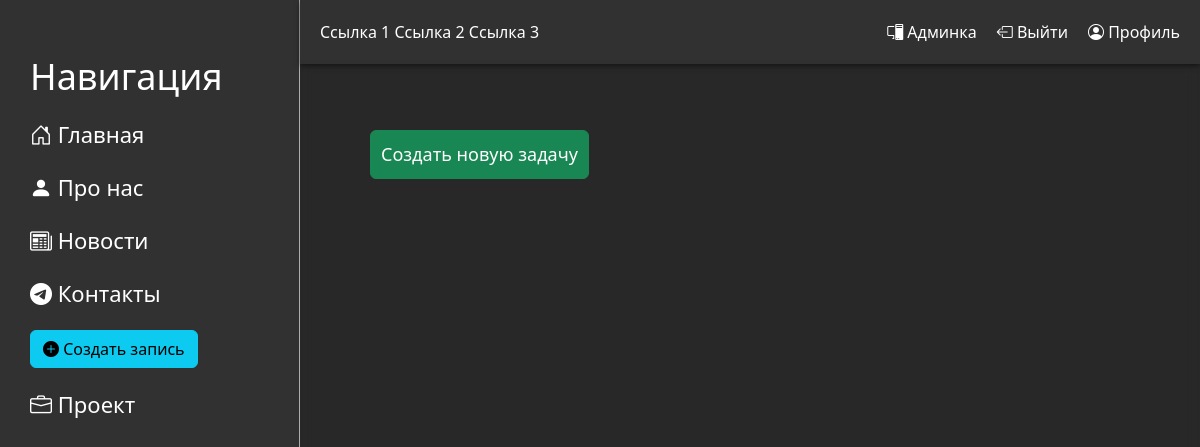
Page /management/ (signed in) on the earlier database version.
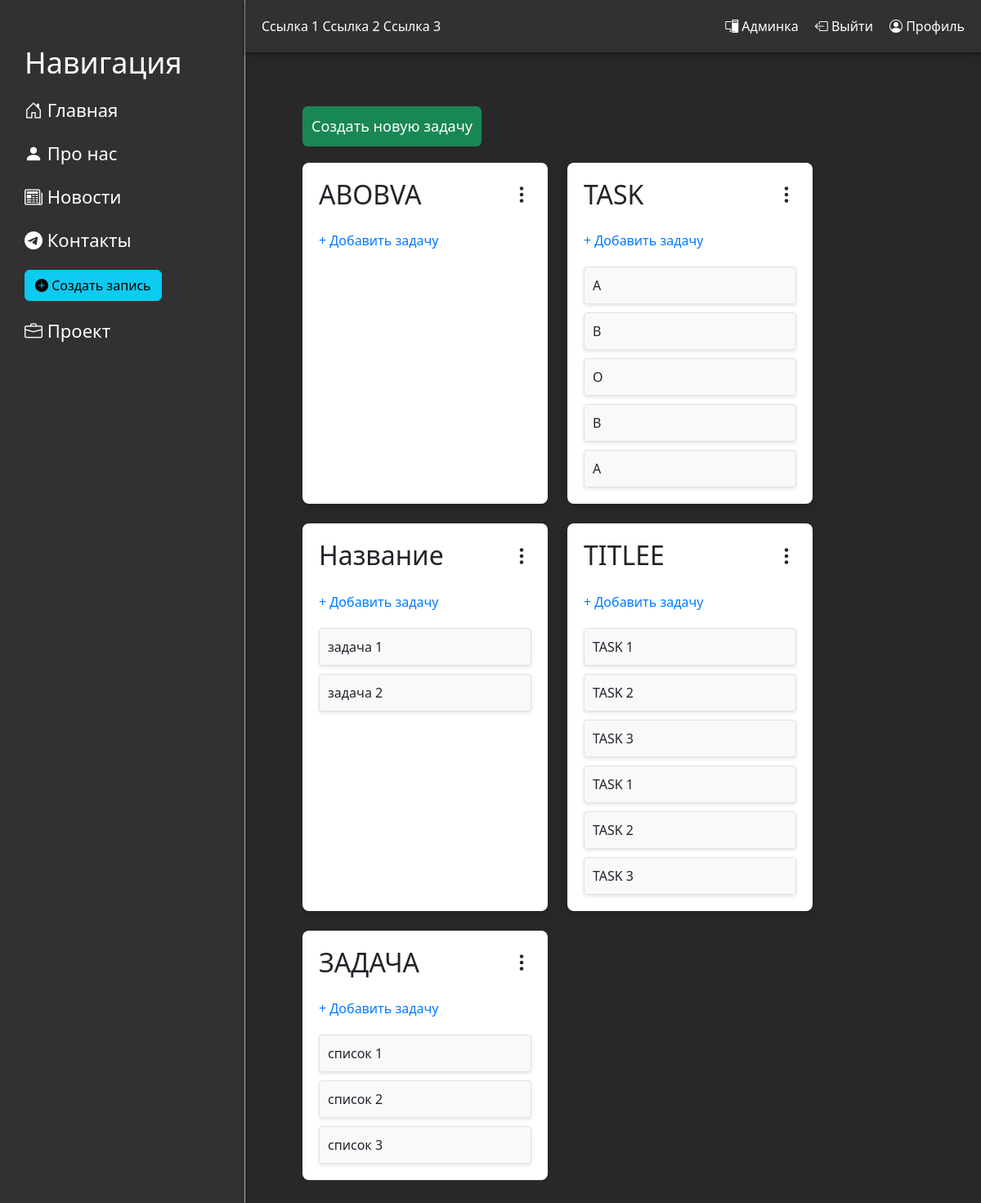
Same page on the later database version.
### management/models.py (models this page shows, shortened)
class Task(models.Model):
    user = models.ForeignKey(settings.AUTH_USER_MODEL, on_delete=models.CASCADE, related_name='tasks')
    title = models.CharField(max_length=255, verbose_name='Название задачи')
    description = models.TextField(verbose_name='Описание задачи', blank=True, null=True)
    created_at = models.DateTimeField(auto_now_add=True, verbose_name='Дата создания')
    tasks = models.TextField(verbose_name='Список задач', blank=True, null=True)
    class Meta:
        verbose_name = 'Задача'
        verbose_name_plural = 'Задачи'
    def get_tasks(self):
        if self.tasks:
            try:
                return json.loads(self.tasks)
            except json.JSONDecodeError:
                return []
        return []

### management/views.py (the view)
# urls.py: path('', views.main_management, name="main_management"),
@login_required
def main_management(request):
    tasks = Task.objects.filter(user=request.user)
    context = {
        'title': 'Management',
        'tasks': tasks,
    }
    return render(request, 'management/main_management.html', context)

### management/templates/management/main_management.html (shortened to what this page needs)
{% extends 'main/layout.html' %}
{% load static %}
{% block content %}
<div class="management-container">
    <div class="controls">
        <button class="btn btn-success" type="button" onclick="createNewColumn()">Создать новую задачу</button>
    </div>
    <div class="columns-wrapper">
        <div class="columns-container">
            {% for task in tasks %}
            <div class="column-wrapper">
                <div class="column" data-task-id="{{ task.id }}">
                    <div class="task-header">
                        <h2 ondblclick="renameColumnInline(this)">{{ task.title }}</h2>
                        <div class="dropdown">
                            <i class="bi bi-three-dots-vertical" onclick="toggleMenu(this)"></i>
                        </div>
                    </div>
                    <span class="add-task" onclick="addTask(this)">+ Добавить задачу</span>
                    <div class="task-list">
                        {% for sub_task in task.get_tasks %}
                        <div class="task" contentEditable="true" onfocus="storePreviousValue(this)" onblur="checkIfEmpty(this, 'Описание задачи')">
                            {{ sub_task }}
                        </div>
                        {% endfor %}
                    </div>
                </div>
            </div>
            {% endfor %}
        </div>
    </div>
</div>
{% endblock %}

### main/templates/main/layout.html (shortened to what this page needs)
{% load static %}
<!DOCTYPE html>
<html lang="ru">
<head>
    <link rel="stylesheet" href="https://cdn.jsdelivr.net/npm/bootstrap@5.3.2/dist/css/bootstrap.min.css">
    <link rel="stylesheet" href="{% static 'main/css/main.css' %}">
    <link rel="stylesheet" href="https://use.fontawesome.com/releases/v5.15/css/all.css">
    <link rel="stylesheet" href="https://cdn.jsdelivr.net/npm/bootstrap-icons@1.11.1/font/bootstrap-icons.css">
</head>
<body>
    <aside>
        <h3>Навигация</h3>
        <ul>
            <a href="{% url 'main:home' %}"><li><i class="bi bi-house-door"></i> Главная</li></a>
            <a href="{% url 'main:about' %}"><li><i class="bi bi-person-fill"></i> Про нас</li></a>
            {% if user.is_admin or user.is_staff %}
                <a href="{% url 'news:news_home' %}"><li><i class="bi bi-newspaper"></i> Новости</li></a>
                <a href="#"><li><i class="bi bi-telegram"></i> Контакты</li></a>
                <a href="{% url 'news:create' %}"><li><button class="btn btn-info"><i class="bi bi-plus-circle-fill"></i> Создать запись </button></li></a>
            {% endif %}
            <a href="{% url 'management:main_management' %}"><li><i class="bi bi-briefcase"></i> Проект</li></a>
        </ul>
    </aside>
    <header class="header">
        <div class="header-content">
            <div class="other">
                <nav>
                    <a href="#">Ссылка 1</a>
                    <a href="#">Ссылка 2</a>
                    <a href="#">Ссылка 3</a>
                </nav>
            </div>
            <div class="auth-links">
                {% if not user.is_authenticated %}
                    <a href="{% url 'user:registration' %}"><li><i class="bi bi-person-add"></i> Регистрация</li></a>
                    <a href="{% url 'user:login' %}"><li><i class="bi bi-person"></i> Войти</li></a>
                {% else %}
                    {% if user.is_admin or user.is_staff %}
                        <a href="{% url 'admin:index' %}"><li><i class="bi bi-pc-display"></i> Админка</li></a>
                    {% endif %}
                    <a href="{% url 'user:logout' %}"><li><i class="bi bi-box-arrow-left"></i> Выйти</li></a>
                    <a href="{% url 'user:profile' %}"><li><i class="bi bi-person-circle"></i> Профиль</li></a>
                {% endif %}
            </div>
        </div>
    </header>
    <main>
        {% block content %}
        {% endblock %}
    </main>
</body>
</html>

### main/static/main/css/main.css (style rules this page uses)
body { background: #2c2c2c; display: flex; height: 100vh; margin: 0; overflow: hidden; position: relative; }
body:before { content: ""; position: absolute; top: 0; left: 0; width: 100%; height: 100%; background-image: url("/static/main/img/mount2.jpg"); background-size: cover; background-position: center; z-index: -1; }
.header { background: rgba(52, 52, 52, 0.72); backdrop-filter: blur(40px); color: #fff; width: calc(100% - 300px); padding: 20px 20px; position: fixed; top: 0; left: 300px; z-index: 1000; display: flex; justify-content: space-between; align-items: center; box-shadow: 0 2px 5px rgba(0, 0, 0, 0.5); transition: width 0.3s, left 0.3s; }
.header-content { display: flex; justify-content: space-between; width: 100%; list-style: none; }
.other { display: flex; gap: 20px; }
.auth-links { display: flex; gap: 20px; transition: width 0.3s; }
.header nav a, .auth-links a { color: #fff; text-decoration: none; }
aside { background: rgba(52, 52, 52, 0.72); backdrop-filter: blur(40px); width: 300px; padding: 2.5%; height: 100vh; color: #fff; border-right: 1px solid #FFFFFF99; position: fixed; box-sizing: border-box; overflow: auto; transition: width 0.3s; }
aside h3 { margin-top: 25px; font-size: 36px; }
aside ul { list-style: none; padding: 0; margin: 0; }
aside ul li { color: #fff; display: block; margin-block: 20px; transition: transform .6s ease; font-size: 22px; }
aside a { text-decoration: none; }
main { display: flex; justify-content: flex-start; align-items: flex-start; flex-grow: 1; margin-left: 300px; margin-top: 60px; box-sizing: border-box; transition: margin-left 0.3s; opacity: 0; padding: 50px; background: rgba(10, 10, 10, 0.1); backdrop-filter: blur(6px); height: calc(100vh - 60px); width: 100%; overflow: auto; }
body.loaded main { opacity: 1; transition: opacity 0.3s; }
.management-container { display: flex; flex-direction: column; align-items: flex-start; padding: 20px; }
.controls { margin-bottom: 20px; justify-content: center; }
.columns-container { display: flex; gap: 1.5rem; width: 100%; overflow-x: auto; flex-wrap: wrap; }
.columns-wrapper { display: flex; flex-wrap: wrap; gap: 1.5rem; width: 100%; overflow-x: auto; }
.column-wrapper { flex: 0 0 auto; display: flex; flex-direction: column; align-items: stretch; }
.column { background: #fff; border-radius: 8px; box-shadow: 0 4px 8px rgba(0, 0, 0, 0.1); padding: 20px; width: 300px; min-width: 300px; flex-shrink: 0; position: relative; flex-grow: 1; display: flex; flex-direction: column; gap: 10px; }
.management-container .controls .btn { width: 100%; padding: 10px; font-size: 18px; }
.task { background: #f8f9fa; border: 1px solid #dee2e6; border-radius: 4px; box-shadow: 0 2px 4px rgba(0, 0, 0, 0.1); padding: 10px; margin-bottom: 10px; cursor: text; }
.column .task-header { display: flex; justify-content: space-between; align-items: center; margin-bottom: 10px; }
.column .task-header h2 { margin: 0; }
.column .add-task { cursor: pointer; color: #007bff; text-decoration: none; display: block; margin-top: 5px; padding-bottom: 10px; }
.task-list { display: flex; flex-direction: column; gap: 10px; }
.column .task-list { display: flex; flex-direction: column; gap: 10px; }
.column .task { background: #f8f9fa; border: 1px solid #dee2e6; border-radius: 4px; box-shadow: 0 2px 4px rgba(0, 0, 0, 0.1); padding: 10px; margin-bottom: 10px; position: relative; word-wrap: break-word; word-break: break-word; }
.task-list .task { margin: 0; word-wrap: break-word; word-break: break-word; }
.column .task-header h2 { margin: 0; outline: none; word-wrap: break-word; word-break: break-word; }
.column .task-header .dropdown { position: relative; display: inline-block; }
.column .task-header .bi-three-dots-vertical { cursor: pointer; font-size: 24px; user-select: none; }
.column .task { background: #f8f9fa; padding: 10px; border-radius: 4px; box-shadow: 0 2px 4px rgba(0, 0, 0, 0.1); }

Differences in the rows shown:
added Task: title "ABOBVA"
added Task: title "TASK", get_tasks "A" "B" "O" "B" "A"
added Task: title "Название", get_tasks "задача 1" "задача 2"
added Task: title "TITLEE", get_tasks "TASK 1" "TASK 2" "TASK 3" "TASK 1" "TASK 2" "TASK 3"
added Task: title "ЗАДАЧА", get_tasks "список 1" "список 2" "список 3"
